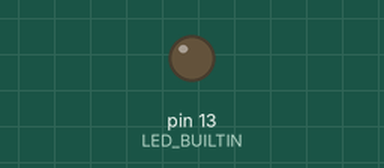
Recording of a sketch running on a simulated Arduino Uno, built with avr-gcc and run on an emulated ATmega328P. On the bench: output pins drawn as LEDs (lit = HIGH).

Above: at 0.4 s.
At 55.35 s:
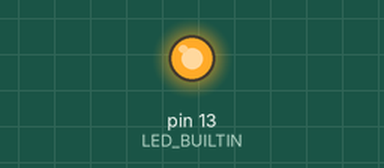
Timing chart, 0 to 64.5 s (numbered marks = the images above):
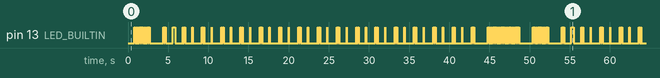

Measured:
- by itself, pin 13 (LED_BUILTIN): moves between LOW and HIGH, repeating every 49.6 s
- by itself, everything shown: repeats every 49.6 s, in 160 steps

The sketch:

bitPrint.ino
```cpp
#define INTERVAL 400
#define DELAY1 300
#define DELAY0 30
#define SLEEPTIME (INTERVAL * 2)

void printInterval(int t) {
  digitalWrite(LED_BUILTIN, HIGH);
  delay(t);
  digitalWrite(LED_BUILTIN, LOW);
  delay(INTERVAL-t);
}

void print0() {
  printInterval(DELAY0);
}
void print1() {
  printInterval(DELAY1);
}
void printSleep() {
  delay(SLEEPTIME);
}
void printDelim(int i) {
  printSleep();
  for (; i > 0; i--) {
    digitalWrite(LED_BUILTIN, HIGH);
    delay(100);
    digitalWrite(LED_BUILTIN, LOW);
    delay(100);
  }
  printSleep();
}

#define printType(v) \
  do { \
    printDelim(sizeof(v)); \
    for (int i = sizeof(v) * 8; i > 0; i--) { \
      ((unsigned long) (v)) & (0x1 << (i - 1)) ? print1() : print0(); \
    printDelim(sizeof(v)); \
    } \
  } while(0)

void setup() {
  pinMode(LED_BUILTIN, OUTPUT);
}

void loop() {
  printDelim(10);
  //void *v = loop;
  int v = 0x8000;
  printType(v);

  printDelim(20);
}
```
